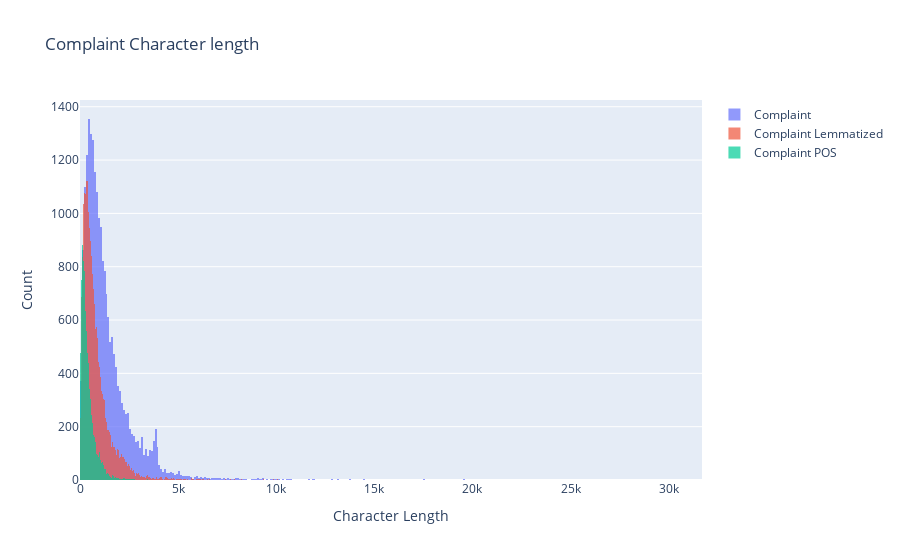

Notebook cell for this chart:
### Markdown cell above
## Exploratory data analysis to get familiar with the data.

Write the code in this task to perform the following:

*   Visualise the data according to the 'Complaint' character length
*   Using a word cloud find the top 40 words by frequency among all the articles after processing the text
*   Find the top unigrams,bigrams and trigrams by frequency among all the complaints after processing the text. ‘

### Code cell
# Write your code here to visualise the data according to the 'Complaint' character length
df_clean['complaint_length'] = df_clean['complaint_description'].str.len()
df_clean['complaint_description_lemmatized_length'] = df_clean['complaint_description_lemmatized'].str.len()
df_clean['complaint_POS_length'] = df_clean['complaint_POS'].str.len()

fig = go.Figure()
fig.add_trace(go.Histogram(x=df_clean['complaint_length'], name='Complaint'))
fig.add_trace(go.Histogram(x=df_clean['complaint_description_lemmatized_length'], name='Complaint Lemmatized'))
fig.add_trace(go.Histogram(x=df_clean['complaint_POS_length'], name='Complaint POS'))
fig.update_layout(barmode='overlay', title='Complaint Character length', xaxis_title='Character Length', yaxis_title='Count')
fig.update_traces(opacity=0.7)
fig.show()

### Figure 1 — Plotly figure (JSON) as saved in the notebook; plotly's stock layout.template omitted (floating-point values rounded to 4 significant figures; data arrays with more than 128 entries replaced by an {"elided": "..."} marker saying what was removed)
{"data": [{"name": "Complaint", "opacity": 0.7, "type": "histogram", "x": {"elided": "21072 int values"}}, {"name": "Complaint Lemmatized", "opacity": 0.7, "type": "histogram", "x": {"elided": "21072 int values"}}, {"name": "Complaint POS", "opacity": 0.7, "type": "histogram", "x": {"elided": "21072 int values"}}], "layout": {"barmode": "overlay", "title": {"text": "Complaint Character length"}, "xaxis": {"title": {"text": "Character Length"}}, "yaxis": {"title": {"text": "Count"}}}}
